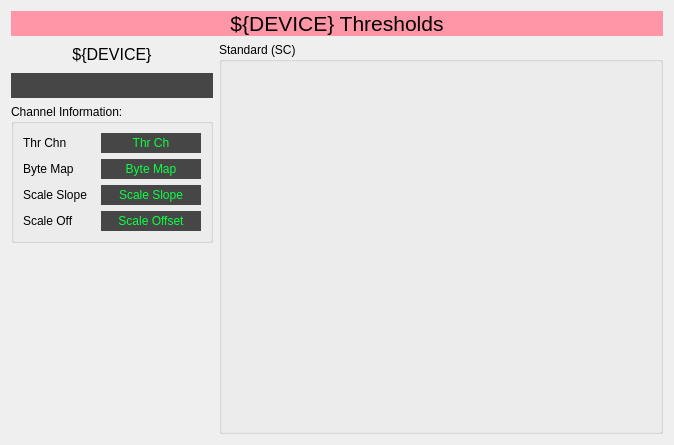
<?xml version="1.0" encoding="UTF-8"?>
<ui version="4.0">
 <class>Form</class>
 <widget class="QWidget" name="Form">
  <property name="geometry">
   <rect>
    <x>0</x>
    <y>0</y>
    <width>674</width>
    <height>445</height>
   </rect>
  </property>
  <property name="maximumSize">
   <size>
    <width>675</width>
    <height>445</height>
   </size>
  </property>
  <property name="windowTitle">
   <string>${DEVICE} Thresholds</string>
  </property>
  <layout class="QVBoxLayout" name="verticalLayout">
   <item>
    <widget class="QLabel" name="label">
     <property name="maximumSize">
      <size>
       <width>16777215</width>
       <height>50</height>
      </size>
     </property>
     <property name="font">
      <font>
       <pointsize>16</pointsize>
      </font>
     </property>
     <property name="styleSheet">
      <string notr="true">background-color: rgb(255, 150, 168);</string>
     </property>
     <property name="text">
      <string>${DEVICE} Thresholds</string>
     </property>
     <property name="alignment">
      <set>Qt::AlignCenter</set>
     </property>
    </widget>
   </item>
   <item>
    <layout class="QHBoxLayout" name="horizontalLayout_2">
     <item>
      <layout class="QVBoxLayout" name="verticalLayout_2">
       <item>
        <widget class="QLabel" name="label_17">
         <property name="minimumSize">
          <size>
           <width>0</width>
           <height>25</height>
          </size>
         </property>
         <property name="font">
          <font>
           <pointsize>12</pointsize>
          </font>
         </property>
         <property name="text">
          <string>${DEVICE}</string>
         </property>
         <property name="alignment">
          <set>Qt::AlignCenter</set>
         </property>
        </widget>
       </item>
       <item>
        <widget class="PyDMLabel" name="PyDMLabel_11">
         <property name="minimumSize">
          <size>
           <width>150</width>
           <height>25</height>
          </size>
         </property>
         <property name="font">
          <font>
           <pointsize>12</pointsize>
          </font>
         </property>
         <property name="toolTip">
          <string/>
         </property>
         <property name="styleSheet">
          <string notr="true">color: rgb(12, 255, 68);
background-color: rgb(70, 70, 70);</string>
         </property>
         <property name="alignment">
          <set>Qt::AlignCenter</set>
         </property>
         <property name="precision" stdset="0">
          <number>3</number>
         </property>
         <property name="showUnits" stdset="0">
          <bool>true</bool>
         </property>
         <property name="precisionFromPV" stdset="0">
          <bool>false</bool>
         </property>
         <property name="channel" stdset="0">
          <string>ca://${DEVICE}:${THR}</string>
         </property>
        </widget>
       </item>
       <item>
        <widget class="QGroupBox" name="groupBox_3">
         <property name="minimumSize">
          <size>
           <width>200</width>
           <height>110</height>
          </size>
         </property>
         <property name="title">
          <string>Channel Information:</string>
         </property>
         <layout class="QGridLayout" name="gridLayout_13">
          <item row="0" column="0">
           <widget class="QLabel" name="label_22">
            <property name="text">
             <string>Thr Chn</string>
            </property>
            <property name="alignment">
             <set>Qt::AlignLeading|Qt::AlignLeft|Qt::AlignVCenter</set>
            </property>
           </widget>
          </item>
          <item row="0" column="1">
           <widget class="PyDMLabel" name="PyDMLabel_12">
            <property name="minimumSize">
             <size>
              <width>100</width>
              <height>20</height>
             </size>
            </property>
            <property name="toolTip">
             <string/>
            </property>
            <property name="styleSheet">
             <string notr="true">color: rgb(12, 255, 68);
background-color: rgb(70, 70, 70);</string>
            </property>
            <property name="text">
             <string>Thr Ch</string>
            </property>
            <property name="alignment">
             <set>Qt::AlignCenter</set>
            </property>
            <property name="showUnits" stdset="0">
             <bool>true</bool>
            </property>
            <property name="channel" stdset="0">
             <string>ca://${DEVICE}:${THR}_THR_CH</string>
            </property>
           </widget>
          </item>
          <item row="1" column="0">
           <widget class="QLabel" name="label_23">
            <property name="text">
             <string>Byte Map</string>
            </property>
            <property name="alignment">
             <set>Qt::AlignLeading|Qt::AlignLeft|Qt::AlignVCenter</set>
            </property>
           </widget>
          </item>
          <item row="1" column="1">
           <widget class="PyDMLabel" name="PyDMLabel_13">
            <property name="minimumSize">
             <size>
              <width>100</width>
              <height>20</height>
             </size>
            </property>
            <property name="toolTip">
             <string/>
            </property>
            <property name="styleSheet">
             <string notr="true">color: rgb(12, 255, 68);
background-color: rgb(70, 70, 70);</string>
            </property>
            <property name="text">
             <string>Byte Map</string>
            </property>
            <property name="alignment">
             <set>Qt::AlignCenter</set>
            </property>
            <property name="showUnits" stdset="0">
             <bool>true</bool>
            </property>
            <property name="channel" stdset="0">
             <string>ca://${DEVICE}:${THR}_THR_BYTEMAP</string>
            </property>
           </widget>
          </item>
          <item row="2" column="0">
           <widget class="QLabel" name="label_24">
            <property name="text">
             <string>Scale Slope</string>
            </property>
            <property name="alignment">
             <set>Qt::AlignLeading|Qt::AlignLeft|Qt::AlignVCenter</set>
            </property>
           </widget>
          </item>
          <item row="2" column="1">
           <widget class="PyDMLabel" name="PyDMLabel_14">
            <property name="minimumSize">
             <size>
              <width>100</width>
              <height>20</height>
             </size>
            </property>
            <property name="toolTip">
             <string/>
            </property>
            <property name="styleSheet">
             <string notr="true">color: rgb(12, 255, 68);
background-color: rgb(70, 70, 70);</string>
            </property>
            <property name="text">
             <string>Scale Slope</string>
            </property>
            <property name="alignment">
             <set>Qt::AlignCenter</set>
            </property>
            <property name="showUnits" stdset="0">
             <bool>true</bool>
            </property>
            <property name="channel" stdset="0">
             <string>ca://${DEVICE}:${THR}_SS_RBV</string>
            </property>
           </widget>
          </item>
          <item row="3" column="0">
           <widget class="QLabel" name="label_25">
            <property name="text">
             <string>Scale Off</string>
            </property>
            <property name="alignment">
             <set>Qt::AlignLeading|Qt::AlignLeft|Qt::AlignVCenter</set>
            </property>
           </widget>
          </item>
          <item row="3" column="1">
           <widget class="PyDMLabel" name="PyDMLabel_15">
            <property name="minimumSize">
             <size>
              <width>100</width>
              <height>20</height>
             </size>
            </property>
            <property name="toolTip">
             <string/>
            </property>
            <property name="styleSheet">
             <string notr="true">color: rgb(12, 255, 68);
background-color: rgb(70, 70, 70);</string>
            </property>
            <property name="text">
             <string>Scale Offset</string>
            </property>
            <property name="alignment">
             <set>Qt::AlignCenter</set>
            </property>
            <property name="showUnits" stdset="0">
             <bool>true</bool>
            </property>
            <property name="channel" stdset="0">
             <string>ca://${DEVICE}:${THR}_SO_RBV</string>
            </property>
           </widget>
          </item>
         </layout>
        </widget>
       </item>
       <item>
        <spacer name="verticalSpacer">
         <property name="orientation">
          <enum>Qt::Vertical</enum>
         </property>
         <property name="sizeHint" stdset="0">
          <size>
           <width>20</width>
           <height>40</height>
          </size>
         </property>
        </spacer>
       </item>
      </layout>
     </item>
     <item>
      <layout class="QVBoxLayout" name="verticalLayout_3">
       <item>
        <widget class="QGroupBox" name="groupBox_8">
         <property name="minimumSize">
          <size>
           <width>444</width>
           <height>0</height>
          </size>
         </property>
         <property name="title">
          <string>Standard (SC)</string>
         </property>
         <layout class="QGridLayout" name="gridLayout_20">
          <item row="4" column="0">
           <widget class="PyDMEmbeddedDisplay" name="PyDMEmbeddedDisplay_15">
            <property name="minimumSize">
             <size>
              <width>360</width>
              <height>52</height>
             </size>
            </property>
            <property name="maximumSize">
             <size>
              <width>369</width>
              <height>70</height>
             </size>
            </property>
            <property name="toolTip">
             <string/>
            </property>
            <property name="frameShape">
             <enum>QFrame::NoFrame</enum>
            </property>
            <property name="macros" stdset="0">
             <string>{&quot;P&quot;:&quot;${DEVICE}:${THR}&quot;,&quot;THR&quot;:&quot;T4&quot;,&quot;NUM&quot;:&quot;4&quot;,&quot;FORMAT&quot;:&quot;DEFAULT&quot;}</string>
            </property>
            <property name="filename" stdset="0">
             <string>mps_inline_threshold_rbv.py</string>
            </property>
           </widget>
          </item>
          <item row="1" column="0">
           <widget class="PyDMEmbeddedDisplay" name="PyDMEmbeddedDisplay_12">
            <property name="minimumSize">
             <size>
              <width>360</width>
              <height>52</height>
             </size>
            </property>
            <property name="maximumSize">
             <size>
              <width>369</width>
              <height>70</height>
             </size>
            </property>
            <property name="toolTip">
             <string/>
            </property>
            <property name="frameShape">
             <enum>QFrame::NoFrame</enum>
            </property>
            <property name="macros" stdset="0">
             <string>{&quot;P&quot;:&quot;${DEVICE}:${THR}&quot;,&quot;THR&quot;:&quot;T1&quot;,&quot;NUM&quot;:&quot;1&quot;,&quot;FORMAT&quot;:&quot;DEFAULT&quot;}</string>
            </property>
            <property name="filename" stdset="0">
             <string>mps_inline_threshold_rbv.py</string>
            </property>
           </widget>
          </item>
          <item row="0" column="0">
           <widget class="PyDMEmbeddedDisplay" name="PyDMEmbeddedDisplay">
            <property name="minimumSize">
             <size>
              <width>360</width>
              <height>52</height>
             </size>
            </property>
            <property name="maximumSize">
             <size>
              <width>369</width>
              <height>70</height>
             </size>
            </property>
            <property name="toolTip">
             <string/>
            </property>
            <property name="frameShape">
             <enum>QFrame::NoFrame</enum>
            </property>
            <property name="macros" stdset="0">
             <string>{&quot;P&quot;:&quot;${DEVICE}:${THR}&quot;,&quot;THR&quot;:&quot;T0&quot;,&quot;NUM&quot;:&quot;0&quot;,&quot;FORMAT&quot;:&quot;DEFAULT&quot;}</string>
            </property>
            <property name="filename" stdset="0">
             <string>mps_inline_threshold_rbv.py</string>
            </property>
           </widget>
          </item>
          <item row="2" column="0">
           <widget class="PyDMEmbeddedDisplay" name="PyDMEmbeddedDisplay_13">
            <property name="minimumSize">
             <size>
              <width>360</width>
              <height>52</height>
             </size>
            </property>
            <property name="maximumSize">
             <size>
              <width>369</width>
              <height>70</height>
             </size>
            </property>
            <property name="toolTip">
             <string/>
            </property>
            <property name="frameShape">
             <enum>QFrame::NoFrame</enum>
            </property>
            <property name="macros" stdset="0">
             <string>{&quot;P&quot;:&quot;${DEVICE}:${THR}&quot;,&quot;THR&quot;:&quot;T2&quot;,&quot;NUM&quot;:&quot;2&quot;,&quot;FORMAT&quot;:&quot;DEFAULT&quot;}</string>
            </property>
            <property name="filename" stdset="0">
             <string>mps_inline_threshold_rbv.py</string>
            </property>
           </widget>
          </item>
          <item row="3" column="0">
           <widget class="PyDMEmbeddedDisplay" name="PyDMEmbeddedDisplay_14">
            <property name="minimumSize">
             <size>
              <width>360</width>
              <height>52</height>
             </size>
            </property>
            <property name="maximumSize">
             <size>
              <width>369</width>
              <height>70</height>
             </size>
            </property>
            <property name="toolTip">
             <string/>
            </property>
            <property name="frameShape">
             <enum>QFrame::NoFrame</enum>
            </property>
            <property name="macros" stdset="0">
             <string>{&quot;P&quot;:&quot;${DEVICE}:${THR}&quot;,&quot;THR&quot;:&quot;T3&quot;,&quot;NUM&quot;:&quot;3&quot;,&quot;FORMAT&quot;:&quot;DEFAULT&quot;}</string>
            </property>
            <property name="filename" stdset="0">
             <string>mps_inline_threshold_rbv.py</string>
            </property>
           </widget>
          </item>
          <item row="5" column="0">
           <widget class="PyDMEmbeddedDisplay" name="PyDMEmbeddedDisplay_16">
            <property name="minimumSize">
             <size>
              <width>360</width>
              <height>52</height>
             </size>
            </property>
            <property name="maximumSize">
             <size>
              <width>369</width>
              <height>70</height>
             </size>
            </property>
            <property name="toolTip">
             <string/>
            </property>
            <property name="frameShape">
             <enum>QFrame::NoFrame</enum>
            </property>
            <property name="macros" stdset="0">
             <string>{&quot;P&quot;:&quot;${DEVICE}:${THR}&quot;,&quot;THR&quot;:&quot;T5&quot;,&quot;NUM&quot;:&quot;5&quot;,&quot;FORMAT&quot;:&quot;DEFAULT&quot;}</string>
            </property>
            <property name="filename" stdset="0">
             <string>mps_inline_threshold_rbv.py</string>
            </property>
           </widget>
          </item>
         </layout>
        </widget>
       </item>
      </layout>
     </item>
    </layout>
   </item>
  </layout>
 </widget>
 <customwidgets>
  <customwidget>
   <class>PyDMLabel</class>
   <extends>QLabel</extends>
   <header>pydm.widgets.label</header>
  </customwidget>
  <customwidget>
   <class>PyDMEmbeddedDisplay</class>
   <extends>QFrame</extends>
   <header>pydm.widgets.embedded_display</header>
  </customwidget>
 </customwidgets>
 <resources/>
 <connections/>
</ui>
